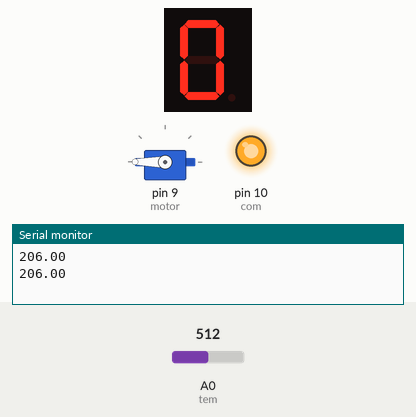
This sketch was run on a simulated Arduino Uno, built with avr-gcc and run on an emulated ATmega328P. Parts: 1-digit seven-segment display, servo, output pins drawn as LEDs (lit = HIGH), the last lines printed to the serial monitor. Wiring (inferred from the names in the program): 1-digit 7-segment display, segments lit when HIGH: segments pin 2, pin 3, pin 4, pin 5, pin 6, pin 7, pin 8. The inputs (shaded band) are chosen by the test bench; at power-on: A0 (tem) = 512. The segment pins are drawn as the display they are named for; pins used as bus, display or sensor lines are not drawn.

Above: at 3.8 s.
3.9 s: A0 (tem) set to 509
At 7.1 s:
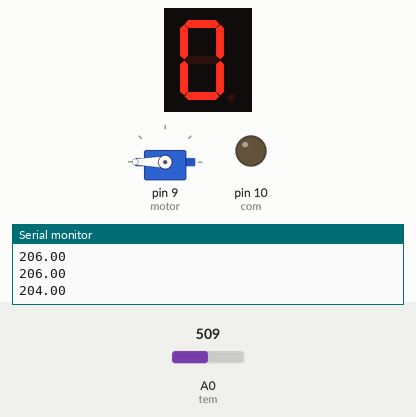
11.6 s: A0 (tem) set to 260
At 14.1 s:
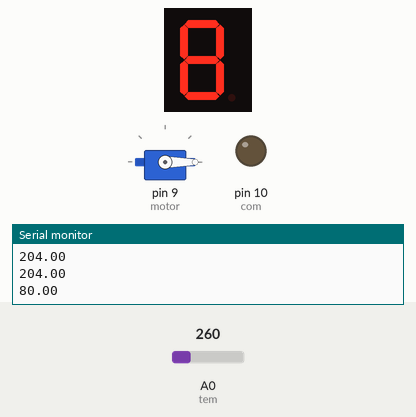
15.5 s: A0 (tem) set to 259
At 19.9 s:
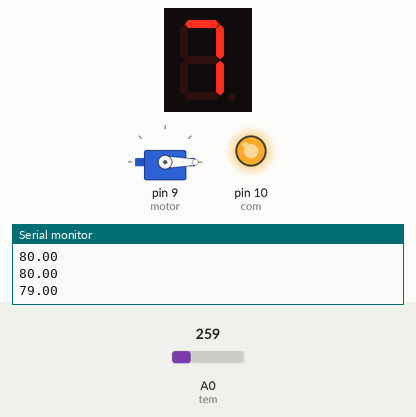
21.0 s: A0 (tem) set to 306
At 23.4 s:
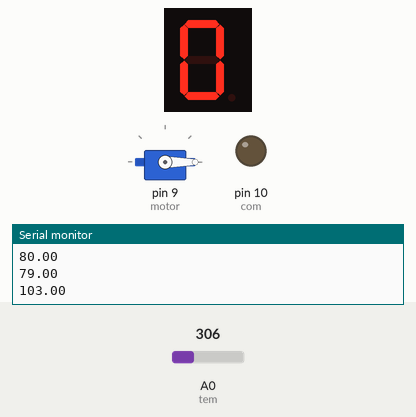
28.7 s: A0 (tem) set to 317
At 32.7 s:
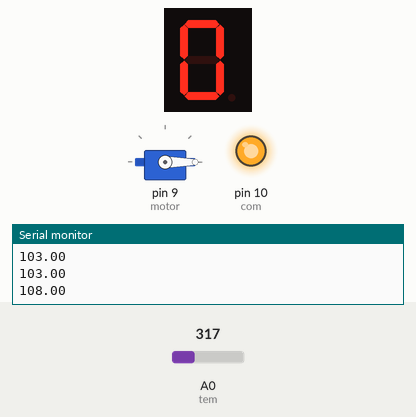
Timing chart, 0 to 37.4 s (numbered marks = the images above; inputs shaded):
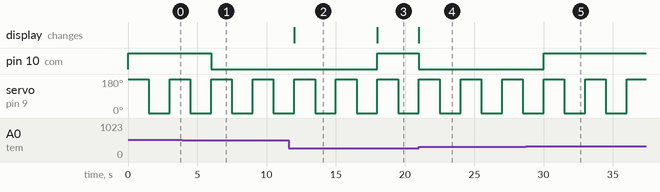

The sketch:

code.ino
```cpp
#include <Servo.h>
#include <SoftwareSerial.h>

#define tem A0
#define motor 9
#define a 2
#define b 3
#define c 4
#define d 5
#define e 6
#define f 7
#define g 8
#define com 10
Servo serv;

void setup(){
  Serial.begin(9600);
  pinMode(a,OUTPUT);
  pinMode(b,OUTPUT);
  pinMode(c,OUTPUT);
  pinMode(d,OUTPUT);
  pinMode(e,OUTPUT);
  pinMode(f,OUTPUT);
  pinMode(g,OUTPUT);
  pinMode(com,OUTPUT);
  serv.attach(motor);
  serv.write(0);
}
void display(int n){
  	digitalWrite(a, LOW);
    digitalWrite(b, LOW);
    digitalWrite(c, LOW);
    digitalWrite(d, LOW);
    digitalWrite(e, LOW);
    digitalWrite(f, LOW);
    digitalWrite(g, LOW);
  int x = n%10;
  if(x==0){
    digitalWrite(a, HIGH);
    digitalWrite(b, HIGH);
    digitalWrite(c, HIGH);
    digitalWrite(d, HIGH);
    digitalWrite(e, HIGH);
    digitalWrite(f, HIGH);
    digitalWrite(g, LOW);
  }
  else if(x==1){
    digitalWrite(a, LOW);
    digitalWrite(b, HIGH);
    digitalWrite(c, HIGH);
    digitalWrite(d, LOW);
    digitalWrite(e, LOW);
    digitalWrite(f, LOW);
    digitalWrite(g, LOW);
  }
  else if(x==2){
    digitalWrite(a, HIGH);
    digitalWrite(b, HIGH);
    digitalWrite(c, LOW);
    digitalWrite(d, HIGH);
    digitalWrite(e, HIGH);
    digitalWrite(f, LOW);
    digitalWrite(g, HIGH);
  }
  else if(x==3){
	digitalWrite(a, HIGH);
    digitalWrite(b, HIGH);
    digitalWrite(c, HIGH);
    digitalWrite(d, HIGH);
    digitalWrite(e, LOW);
    digitalWrite(f, LOW);
    digitalWrite(g, HIGH);
  }
  else if(x==4){
	digitalWrite(a, LOW);
    digitalWrite(b, HIGH);
    digitalWrite(c, HIGH);
    digitalWrite(d, LOW);
    digitalWrite(e, LOW);
    digitalWrite(f, HIGH);
    digitalWrite(g, HIGH);
  }
  else if(x==5){
	digitalWrite(a, HIGH);
    digitalWrite(b, LOW);
    digitalWrite(c, HIGH);
    digitalWrite(d, HIGH);
    digitalWrite(e, LOW);
    digitalWrite(f, HIGH);
    digitalWrite(g, HIGH);
  }
  else if(x==6){
	digitalWrite(a, HIGH);
    digitalWrite(b, LOW);
    digitalWrite(c, HIGH);
    digitalWrite(d, HIGH);
    digitalWrite(e, HIGH);
    digitalWrite(f, HIGH);
    digitalWrite(g, HIGH);
  }
  else if(x==7){
	digitalWrite(a, HIGH);
    digitalWrite(b, HIGH);
    digitalWrite(c, HIGH);
    digitalWrite(d, LOW);
    digitalWrite(e, LOW);
    digitalWrite(f, LOW);
    digitalWrite(g, LOW);
  }
  else if(x==8){
	digitalWrite(a, HIGH);
    digitalWrite(b, HIGH);
    digitalWrite(c, HIGH);
    digitalWrite(d, HIGH);
    digitalWrite(e, HIGH);
    digitalWrite(f, HIGH);
    digitalWrite(g, HIGH);
  }
  else if(x==9){
	digitalWrite(a, HIGH);
    digitalWrite(b, HIGH);
    digitalWrite(c, HIGH);
    digitalWrite(d, HIGH);
    digitalWrite(e, LOW);
    digitalWrite(f, HIGH);
    digitalWrite(g, HIGH);
  }
}
void blow(){
  serv.write(180);
  delay(1500);
  serv.write(0);
  delay(1500);
}
void loop(){
  double temp = abs((analogRead(tem)/2)-50); // faz virar grau eu acho, as vezes e se nao for negativo
  bool dot = (temp/10) - ((int)temp/10) >= 0.5; // mostra a temp se maior q 9
  Serial.println(temp);
  display(abs(temp/10));
  if(dot){
    digitalWrite(com,HIGH);
  }else{
     digitalWrite(com,LOW);
  }
  if(temp>32){
    blow();
  }
}
```

Measured:
- the behaviour switches between 510 and 509 on A0 (tem) (found by bisection; images 0 and 1)
- the behaviour switches between 260 and 259 on A0 (tem) (found by bisection; images 2 and 3)
- the behaviour switches between 309 and 310 on A0 (tem) (found by bisection; images 4 and 5)
- after the input at 3.9 s, pin 10 (com): HIGH → LOW after 2.1 s
- after the input at 11.6 s, the display: changes after 0.40 s (image 2)
- after the input at 15.5 s, pin 10 (com): LOW → HIGH after 2.5 s; the display: changes after 2.5 s (image 3)
- after the input at 21.0 s, pin 10 (com): HIGH → LOW at once; the display: changes at once (image 4)
- after the input at 28.7 s, pin 10 (com): LOW → HIGH after 1.3 s
